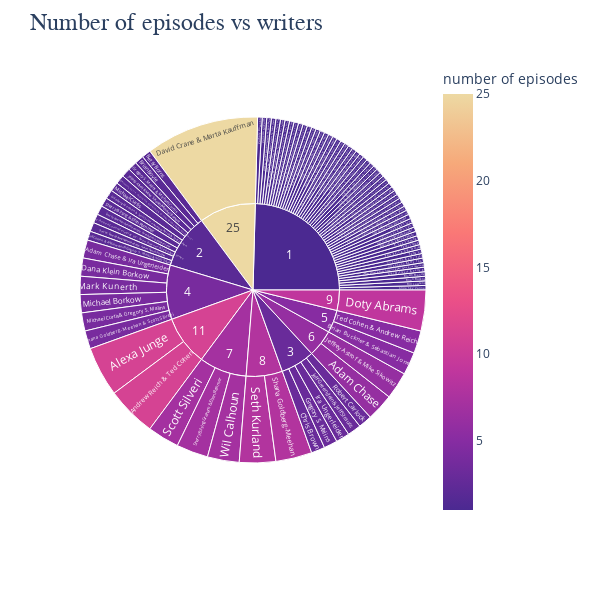

Write notebook code for a chart like this one.
### Markdown cell above
### No. of episodes written by each writer

### Code cell
fig = px.sunburst(writer_count,
                  path=["number of episodes",'Written by'], 
                  values='number of episodes',
                  color='number of episodes',
                  color_continuous_scale="agsunset")
                 
fig.update_layout(title_text="Number of episodes vs writers", 
                  titlefont={'size': 24, 'family':'Serif'},
                  width=600, height=600)
fig.show()

### Figure 1 — Plotly figure (JSON) as saved in the notebook; plotly's stock layout.template omitted (floating-point values rounded to 4 significant figures)
{"data": [{"branchvalues": "total", "customdata": [[6], [4], [11], [1], [11], [2], [1], [2], [1], [5], [1], [3], [4], [25], [9], [1], [3], [2], [3], [3], [6], [1], [2], [1], [1], [4], [4], [2], [2], [4], [1], [1], [1], [1], [3], [1], [7], [1], [1], [1], [8], [8], [4], [2], [1], [2], [7], [1], [1], [1], [1], [1], [1], [1], [1], [1], [1], [1], [2], [1], [1], [1], [1], [1], [1], [1], [1], [1], [1], [1], [1], [1], [1], [2], [1], [1], [1], [1], [1], [1], [2], [1], [1], [1], [1], [1], [1], [1], [1], [5], [2], [1], [7], [1], [1], [2], [3], [4], [5], [6], [7], [8], [9], [11], [25]], "domain": {"x": [0, 1], "y": [0, 1]}, "hovertemplate": "labels=%{label}<br>number of episodes_sum=%{value}<br>parent=%{parent}<br>id=%{id}<br>number of episodes=%{color}<extra></extra>", "ids": ["6/Adam Chase", "4/Adam Chase & Ira Ungerleider", "11/Alexa Junge", "1/Alicia Sky Varinaitis", "11/Andrew Reich & Ted Cohen", "2/Betsy Borns", "1/Bill Lawrence", "2/Brian Boyle", "1/Brian Buckner", "5/Brian Buckner & Sebastian Jones", "1/Brown Mandell", "3/Chris Brown", "4/Dana Klein Borkow", "25/David Crane & Marta Kauffman", "9/Doty Abrams", "1/Gigi McCreery & Perry Rein", "3/Gregory S. Malins", "2/Gregory S. Malins & Michael Curtis", "3/Ira Ungerleider", "3/Jeff Greenstein & Jeff Strauss", "6/Jeffrey Astrof & Mike Sikowitz", "1/Jeffrey Astrof & Mike Sikowitz & Adam Chase & Ira Ungerleider", "2/Jeffrey Astrof & Mike SikowitzMichael Borkow", "1/Jill Condon\r\n& Amy Toomin", "1/Jill Condon & Amy Toomin", "4/Mark Kunerth", "4/Michael Borkow", "2/Michael BorkowStory by : Jill Condon & Amy ToominTeleplay by : Shana Goldberg-Meehan & Scott Silveri", "2/Michael Curtis", "4/Michael Curtis & Gregory S. Malins", "1/Patty Lin", "1/Perry Rein & Gigi McCreery", "1/Peter Tibbals", "1/R. Lee Fleming Jr.", "3/Robert Carlock", "1/Robert Carlock & Dana Klein Borkow", "7/Scott Silveri", "1/Scott Silveri & Shana Goldberg-Meehan", "1/Scott Silveri & Wil Calhoun", "1/Sebastian Jones", "8/Seth Kurland", "8/Shana Goldberg-Meehan", "4/Shana Goldberg-Meehan & Scott Silveri", "2/Shana Goldberg-Meehan & Scott SilveriAndrew Reich & Ted Cohen", "1/Shana Goldberg-Meehan & Seth Kurland", "2/Sherry Bilsing & Ellen Plummer", "7/Sherry Bilsing-Graham & Ellen Plummer", "1/Story by : Adam ChaseTeleplay by : Gregory S. Malins & Michael Curtis", "1/Story by : Alexa JungeTeleplay by : Michael Borkow", "1/Story by : Alicia Sky VarinaitisTeleplay by : Gigi McCreery & Perry Rein", "1/Story by : Alicia Sky VarinaitisTeleplay by : Scott Silveri & Shana Goldberg-Meehan", "1/Story by : Andrew Reich & Ted CohenTeleplay by : Jill Condon & Amy Toomin", "1/Story by : Andrew Reich & Ted CohenTeleplay by : Perry Rein & Gigi McCreery", "1/Story by : Brian BoyleTeleplay by : Suzie Villandry", "1/Story by : Brian Buckner & Sebastian JonesTeleplay by : Andrew Reich & Ted Cohen", "1/Story by : Brian Buckner & Sebastian JonesTeleplay by : Sherry Bilsing-Graham & Ellen Plummer", "1/Story by : Brian Buckner & Sebastian JonesTeleplay by : Zachary Rosenblatt", "1/Story by : Brian CaldirolaTeleplay by : Sherry Bilsing-Graham & Ellen Plummer", "2/Story by : Dana Klein BorkowTeleplay by : Brian Buckner & Sebastian Jones", "1/Story by : Dana Klein BorkowTeleplay by : Mark Kunerth", "1/Story by : David J. LaganaTeleplay by : Scott Silveri", "1/Story by : Earl DavisTeleplay by : Patty Lin", "1/Story by : Ellen Plummer & Sherry BilsingTeleplay by : Brian Buckner & Sebastian Jones", "1/Story by : Gregory S. MalinsTeleplay by : Brian Buckner & Sebastian Jones", "1/Story by : Ira UngerleiderTeleplay by : Brown Mandell", "1/Story by : Judd RubinTeleplay by : Peter Tibbals", "1/Story by : Mark KunerthTeleplay by : Richard Goodman", "1/Story by : Michael Curtis & Gregory S. MalinsTeleplay by : Adam Chase", "1/Story by : Michael CurtisTeleplay by : Seth Kurland", "1/Story by : Pang-Ni Landrum & Mark KunerthTeleplay by : Adam Chase", "1/Story by : Pang-Ni Landrum & Mark KunerthTeleplay by : Shana Goldberg-Meehan & Scott Silveri", "1/Story by : Peter TibbalsTeleplay by : Mark Kunerth", "1/Story by : R. Lee Fleming Jr.Teleplay by : Steven Rosenhaus", "2/Story by : Robert CarlockTeleplay by : Brian Buckner & Sebastian Jones", "1/Story by : Robert CarlockTeleplay by : Tracy Reilly", "1/Story by : Scott SilveriTeleplay by : Gregory S. Malins", "1/Story by : Scott SilveriTeleplay by : Robert Carlock", "1/Story by : Seth KurlandTeleplay by : Gigi McCreery & Perry Rein", "1/Story by : Seth KurlandTeleplay by : Gregory S. Malins & Michael Curtis", "1/Story by : Seth KurlandTeleplay by : Sherry Bilsing-Graham & Ellen Plummer", "2/Story by : Shana Goldberg-MeehanTeleplay by : Andrew Reich & Ted Cohen", "1/Story by : Shana Goldberg-MeehanTeleplay by : Wil Calhoun", "1/Story by : Sherry Bilsing & Ellen PlummerTeleplay by : Andrew Reich & Ted Cohen", "1/Story by : Sherry Bilsing & Ellen PlummerTeleplay by : Brian Boyle", "1/Story by : Sherry Bilsing-Graham & Ellen PlummerTeleplay by : Steven Rosenhaus", "1/Story by : Ted Cohen & Andrew ReichTeleplay by : Wil Calhoun", "1/Story by : Vanessa McCarthyTeleplay by : Ellen Plummer & Sherry Bilsing", "1/Story by : Zachary RosenblattTeleplay by : Adam Chase", "1/Story by : Zachary RosenblattTeleplay by : Brian Boyle", "5/Ted Cohen & Andrew Reich", "2/Ted Cohen & Andrew ReichGregory S. Malins & Scott Silveri", "1/Vanessa McCarthy", "7/Wil Calhoun", "1/Zachary Rosenblatt", "1", "2", "3", "4", "5", "6", "7", "8", "9", "11", "25"], "labels": ["Adam Chase", "Adam Chase & Ira Ungerleider", "Alexa Junge", "Alicia Sky Varinaitis", "Andrew Reich & Ted Cohen", "Betsy Borns", "Bill Lawrence", "Brian Boyle", "Brian Buckner", "Brian Buckner & Sebastian Jones", "Brown Mandell", "Chris Brown", "Dana Klein Borkow", "David Crane & Marta Kauffman", "Doty Abrams", "Gigi McCreery & Perry Rein", "Gregory S. Malins", "Gregory S. Malins & Michael Curtis", "Ira Ungerleider", "Jeff Greenstein & Jeff Strauss", "Jeffrey Astrof & Mike Sikowitz", "Jeffrey Astrof & Mike Sikowitz & Adam Chase & Ira Ungerleider", "Jeffrey Astrof & Mike SikowitzMichael Borkow", "Jill Condon\r\n& Amy Toomin", "Jill Condon & Amy Toomin", "Mark Kunerth", "Michael Borkow", "Michael BorkowStory by : Jill Condon & Amy ToominTeleplay by : Shana Goldberg-Meehan & Scott Silveri", "Michael Curtis", "Michael Curtis & Gregory S. Malins", "Patty Lin", "Perry Rein & Gigi McCreery", "Peter Tibbals", "R. Lee Fleming Jr.", "Robert Carlock", "Robert Carlock & Dana Klein Borkow", "Scott Silveri", "Scott Silveri & Shana Goldberg-Meehan", "Scott Silveri & Wil Calhoun", "Sebastian Jones", "Seth Kurland", "Shana Goldberg-Meehan", "Shana Goldberg-Meehan & Scott Silveri", "Shana Goldberg-Meehan & Scott SilveriAndrew Reich & Ted Cohen", "Shana Goldberg-Meehan & Seth Kurland", "Sherry Bilsing & Ellen Plummer", "Sherry Bilsing-Graham & Ellen Plummer", "Story by : Adam ChaseTeleplay by : Gregory S. Malins & Michael Curtis", "Story by : Alexa JungeTeleplay by : Michael Borkow", "Story by : Alicia Sky VarinaitisTeleplay by : Gigi McCreery & Perry Rein", "Story by : Alicia Sky VarinaitisTeleplay by : Scott Silveri & Shana Goldberg-Meehan", "Story by : Andrew Reich & Ted CohenTeleplay by : Jill Condon & Amy Toomin", "Story by : Andrew Reich & Ted CohenTeleplay by : Perry Rein & Gigi McCreery", "Story by : Brian BoyleTeleplay by : Suzie Villandry", "Story by : Brian Buckner & Sebastian JonesTeleplay by : Andrew Reich & Ted Cohen", "Story by : Brian Buckner & Sebastian JonesTeleplay by : Sherry Bilsing-Graham & Ellen Plummer", "Story by : Brian Buckner & Sebastian JonesTeleplay by : Zachary Rosenblatt", "Story by : Brian CaldirolaTeleplay by : Sherry Bilsing-Graham & Ellen Plummer", "Story by : Dana Klein BorkowTeleplay by : Brian Buckner & Sebastian Jones", "Story by : Dana Klein BorkowTeleplay by : Mark Kunerth", "Story by : David J. LaganaTeleplay by : Scott Silveri", "Story by : Earl DavisTeleplay by : Patty Lin", "Story by : Ellen Plummer & Sherry BilsingTeleplay by : Brian Buckner & Sebastian Jones", "Story by : Gregory S. MalinsTeleplay by : Brian Buckner & Sebastian Jones", "Story by : Ira UngerleiderTeleplay by : Brown Mandell", "Story by : Judd RubinTeleplay by : Peter Tibbals", "Story by : Mark KunerthTeleplay by : Richard Goodman", "Story by : Michael Curtis & Gregory S. MalinsTeleplay by : Adam Chase", "Story by : Michael CurtisTeleplay by : Seth Kurland", "Story by : Pang-Ni Landrum & Mark KunerthTeleplay by : Adam Chase", "Story by : Pang-Ni Landrum & Mark KunerthTeleplay by : Shana Goldberg-Meehan & Scott Silveri", "Story by : Peter TibbalsTeleplay by : Mark Kunerth", "Story by : R. Lee Fleming Jr.Teleplay by : Steven Rosenhaus", "Story by : Robert CarlockTeleplay by : Brian Buckner & Sebastian Jones", "Story by : Robert CarlockTeleplay by : Tracy Reilly", "Story by : Scott SilveriTeleplay by : Gregory S. Malins", "Story by : Scott SilveriTeleplay by : Robert Carlock", "Story by : Seth KurlandTeleplay by : Gigi McCreery & Perry Rein", "Story by : Seth KurlandTeleplay by : Gregory S. Malins & Michael Curtis", "Story by : Seth KurlandTeleplay by : Sherry Bilsing-Graham & Ellen Plummer", "Story by : Shana Goldberg-MeehanTeleplay by : Andrew Reich & Ted Cohen", "Story by : Shana Goldberg-MeehanTeleplay by : Wil Calhoun", "Story by : Sherry Bilsing & Ellen PlummerTeleplay by : Andrew Reich & Ted Cohen", "Story by : Sherry Bilsing & Ellen PlummerTeleplay by : Brian Boyle", "Story by : Sherry Bilsing-Graham & Ellen PlummerTeleplay by : Steven Rosenhaus", "Story by : Ted Cohen & Andrew ReichTeleplay by : Wil Calhoun", "Story by : Vanessa McCarthyTeleplay by : Ellen Plummer & Sherry Bilsing", "Story by : Zachary RosenblattTeleplay by : Adam Chase", "Story by : Zachary RosenblattTeleplay by : Brian Boyle", "Ted Cohen & Andrew Reich", "Ted Cohen & Andrew ReichGregory S. Malins & Scott Silveri", "Vanessa McCarthy", "Wil Calhoun", "Zachary Rosenblatt", "1", "2", "3", "4", "5", "6", "7", "8", "9", "11", "25"], "marker": {"coloraxis": "coloraxis", "colors": [6, 4, 11, 1, 11, 2, 1, 2, 1, 5, 1, 3, 4, 25, 9, 1, 3, 2, 3, 3, 6, 1, 2, 1, 1, 4, 4, 2, 2, 4, 1, 1, 1, 1, 3, 1, 7, 1, 1, 1, 8, 8, 4, 2, 1, 2, 7, 1, 1, 1, 1, 1, 1, 1, 1, 1, 1, 1, 2, 1, 1, 1, 1, 1, 1, 1, 1, 1, 1, 1, 1, 1, 1, 2, 1, 1, 1, 1, 1, 1, 2, 1, 1, 1, 1, 1, 1, 1, 1, 5, 2, 1, 7, 1, 1, 2, 3, 4, 5, 6, 7, 8, 9, 11, 25]}, "name": "", "parents": ["6", "4", "11", "1", "11", "2", "1", "2", "1", "5", "1", "3", "4", "25", "9", "1", "3", "2", "3", "3", "6", "1", "2", "1", "1", "4", "4", "2", "2", "4", "1", "1", "1", "1", "3", "1", "7", "1", "1", "1", "8", "8", "4", "2", "1", "2", "7", "1", "1", "1", "1", "1", "1", "1", "1", "1", "1", "1", "2", "1", "1", "1", "1", "1", "1", "1", "1", "1", "1", "1", "1", "1", "1", "2", "1", "1", "1", "1", "1", "1", "2", "1", "1", "1", "1", "1", "1", "1", "1", "5", "2", "1", "7", "1", "", "", "", "", "", "", "", "", "", "", ""], "type": "sunburst", "values": [6, 4, 11, 1, 11, 2, 1, 2, 1, 5, 1, 3, 4, 25, 9, 1, 3, 2, 3, 3, 6, 1, 2, 1, 1, 4, 4, 2, 2, 4, 1, 1, 1, 1, 3, 1, 7, 1, 1, 1, 8, 8, 4, 2, 1, 2, 7, 1, 1, 1, 1, 1, 1, 1, 1, 1, 1, 1, 2, 1, 1, 1, 1, 1, 1, 1, 1, 1, 1, 1, 1, 1, 1, 2, 1, 1, 1, 1, 1, 1, 2, 1, 1, 1, 1, 1, 1, 1, 1, 5, 2, 1, 7, 1, 58, 24, 15, 24, 10, 12, 21, 16, 9, 22, 25]}], "layout": {"coloraxis": {"colorbar": {"title": {"text": "number of episodes"}}, "colorscale": [[0, "rgb(75, 41, 145)"], [0.1667, "rgb(135, 44, 162)"], [0.3333, "rgb(192, 54, 157)"], [0.5, "rgb(234, 79, 136)"], [0.6667, "rgb(250, 120, 118)"], [0.8333, "rgb(246, 169, 122)"], [1, "rgb(237, 217, 163)"]]}, "height": 600, "legend": {"tracegroupgap": 0}, "margin": {"t": 60}, "title": {"font": {"family": "Serif", "size": 24}, "text": "Number of episodes vs writers"}, "width": 600}}
